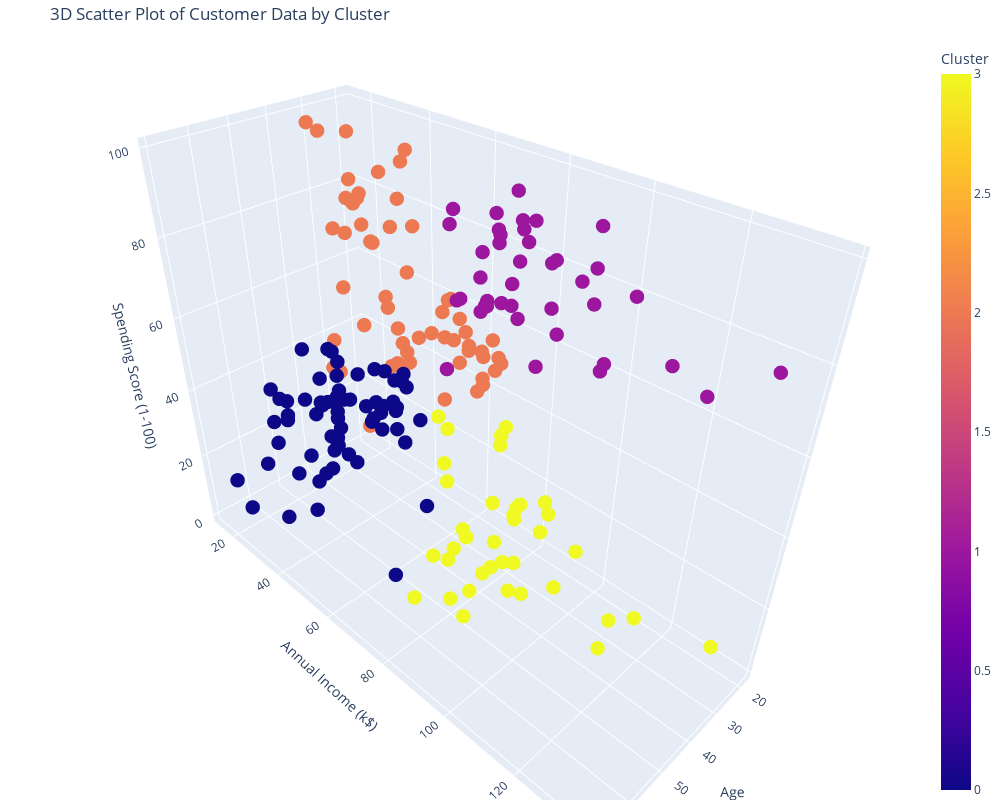

This figure's notebook cell:
### Code cell
import plotly.express as px

# Asegúrate de que los clusters sean int
df_customers['Cluster'] = df_customers['Cluster'].astype(int)

# Mapea colores personalizados
cluster_colors = {
    0: '#1f77b4',  # Blue
    1: '#ff7f0e',  # Orange
    2: '#2ca02c',  # Green
    3: '#d62728'   # Red
}

df_customers['Color'] = df_customers['Cluster'].map(cluster_colors)

# Crear gráfico interactivo más grande
fig = px.scatter_3d(
    df_customers,
    x='Age',
    y='Annual Income (k$)',
    z='Spending Score (1-100)',
    color='Cluster',
    color_discrete_map=cluster_colors,
    title='3D Scatter Plot of Customer Data by Cluster',
    hover_data=['Cluster']
)

fig.update_traces(marker=dict(size=5))

fig.update_layout(
    scene=dict(
        xaxis_title='Age',
        yaxis_title='Annual Income (k$)',
        zaxis_title='Spending Score (1-100)'
    ),
    width=1000,  # Anchura del gráfico
    height=800,  # Altura del gráfico
    margin=dict(l=0, r=0, b=0, t=40)  # Márgenes para mayor área útil
)

fig.show()

### Figure 1 — Plotly figure (JSON) as saved in the notebook; plotly's stock layout.template omitted (floating-point values rounded to 4 significant figures; data arrays with more than 128 entries replaced by an {"elided": "..."} marker saying what was removed)
{"data": [{"customdata": {"elided": "200x1 int values"}, "hovertemplate": "Age=%{x}<br>Annual Income (k$)=%{y}<br>Spending Score (1-100)=%{z}<br>Cluster=%{marker.color}<extra></extra>", "legendgroup": "", "marker": {"color": {"elided": "200 int values"}, "coloraxis": "coloraxis", "size": 5, "symbol": "circle"}, "mode": "markers", "name": "", "scene": "scene", "showlegend": false, "type": "scatter3d", "x": {"elided": "200 int values"}, "y": {"elided": "200 int values"}, "z": {"elided": "200 int values"}}], "layout": {"coloraxis": {"colorbar": {"title": {"text": "Cluster"}}, "colorscale": [[0, "#0d0887"], [0.1111, "#46039f"], [0.2222, "#7201a8"], [0.3333, "#9c179e"], [0.4444, "#bd3786"], [0.5556, "#d8576b"], [0.6667, "#ed7953"], [0.7778, "#fb9f3a"], [0.8889, "#fdca26"], [1, "#f0f921"]]}, "height": 800, "legend": {"tracegroupgap": 0}, "margin": {"b": 0, "l": 0, "r": 0, "t": 40}, "scene": {"domain": {"x": [0, 1], "y": [0, 1]}, "xaxis": {"title": {"text": "Age"}}, "yaxis": {"title": {"text": "Annual Income (k$)"}}, "zaxis": {"title": {"text": "Spending Score (1-100)"}}}, "title": {"text": "3D Scatter Plot of Customer Data by Cluster"}, "width": 1000}}
